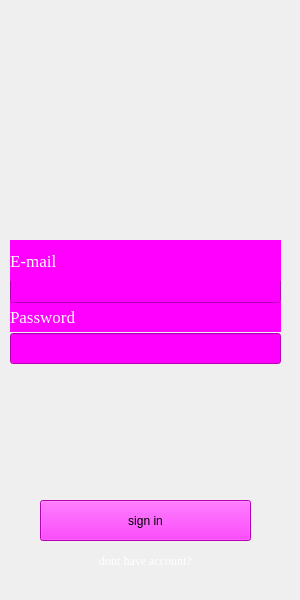
<?xml version="1.0" encoding="UTF-8"?>
<ui version="4.0">
 <class>MainWindow</class>
 <widget class="QMainWindow" name="MainWindow">
  <property name="geometry">
   <rect>
    <x>0</x>
    <y>0</y>
    <width>300</width>
    <height>600</height>
   </rect>
  </property>
  <property name="minimumSize">
   <size>
    <width>300</width>
    <height>600</height>
   </size>
  </property>
  <property name="maximumSize">
   <size>
    <width>300</width>
    <height>600</height>
   </size>
  </property>
  <property name="windowTitle">
   <string>MainWindow</string>
  </property>
  <widget class="QWidget" name="centralwidget">
   <widget class="QLabel" name="label">
    <property name="geometry">
     <rect>
      <x>0</x>
      <y>0</y>
      <width>300</width>
      <height>600</height>
     </rect>
    </property>
    <property name="minimumSize">
     <size>
      <width>300</width>
      <height>600</height>
     </size>
    </property>
    <property name="maximumSize">
     <size>
      <width>300</width>
      <height>600</height>
     </size>
    </property>
    <property name="text">
     <string/>
    </property>
    <property name="pixmap">
     <pixmap>../resourse/f22db7934605fe118101395f41e9c17d.jpg</pixmap>
    </property>
    <property name="scaledContents">
     <bool>true</bool>
    </property>
   </widget>
   <widget class="QLabel" name="label_3">
    <property name="geometry">
     <rect>
      <x>10</x>
      <y>301</y>
      <width>271</width>
      <height>31</height>
     </rect>
    </property>
    <property name="font">
     <font>
      <family>Times New Roman</family>
      <pointsize>13</pointsize>
     </font>
    </property>
    <property name="styleSheet">
     <string notr="true">color: rgb(255, 255, 255);
background-color: rgb(255, 0, 255);</string>
    </property>
    <property name="text">
     <string>Password</string>
    </property>
   </widget>
   <widget class="QLineEdit" name="lineEdit">
    <property name="geometry">
     <rect>
      <x>10</x>
      <y>272</y>
      <width>271</width>
      <height>31</height>
     </rect>
    </property>
    <property name="styleSheet">
     <string notr="true">background-color: rgb(255, 0, 255);</string>
    </property>
   </widget>
   <widget class="QLineEdit" name="lineEdit_2">
    <property name="geometry">
     <rect>
      <x>10</x>
      <y>333</y>
      <width>271</width>
      <height>31</height>
     </rect>
    </property>
    <property name="styleSheet">
     <string notr="true">background-color: rgb(255, 0, 255);</string>
    </property>
   </widget>
   <widget class="QLabel" name="label_2">
    <property name="geometry">
     <rect>
      <x>10</x>
      <y>240</y>
      <width>271</width>
      <height>41</height>
     </rect>
    </property>
    <property name="font">
     <font>
      <family>Times New Roman</family>
      <pointsize>13</pointsize>
     </font>
    </property>
    <property name="styleSheet">
     <string notr="true">color: rgb(255, 255, 255);
background-color: rgb(255, 0, 255);

</string>
    </property>
    <property name="text">
     <string>E-mail</string>
    </property>
   </widget>
   <widget class="QPushButton" name="pushButton">
    <property name="geometry">
     <rect>
      <x>40</x>
      <y>500</y>
      <width>211</width>
      <height>41</height>
     </rect>
    </property>
    <property name="styleSheet">
     <string notr="true">background-color: rgb(255, 0, 255);</string>
    </property>
    <property name="text">
     <string>sign in</string>
    </property>
    <property name="icon">
     <iconset>
      <normaloff>../Users/ak_ka/Downloads/60615.png</normaloff>../Users/ak_ka/Downloads/60615.png</iconset>
    </property>
   </widget>
   <widget class="QPushButton" name="pushButton_2">
    <property name="geometry">
     <rect>
      <x>40</x>
      <y>540</y>
      <width>211</width>
      <height>41</height>
     </rect>
    </property>
    <property name="font">
     <font>
      <family>Times New Roman</family>
     </font>
    </property>
    <property name="styleSheet">
     <string notr="true">color: rgb(255, 255, 255);</string>
    </property>
    <property name="text">
     <string>dont have account?</string>
    </property>
    <property name="shortcut">
     <string/>
    </property>
    <property name="checkable">
     <bool>false</bool>
    </property>
    <property name="autoExclusive">
     <bool>false</bool>
    </property>
    <property name="autoDefault">
     <bool>false</bool>
    </property>
    <property name="default">
     <bool>false</bool>
    </property>
    <property name="flat">
     <bool>true</bool>
    </property>
   </widget>
   <widget class="QWidget" name="widget" native="true">
    <property name="geometry">
     <rect>
      <x>0</x>
      <y>20</y>
      <width>300</width>
      <height>601</height>
     </rect>
    </property>
    <property name="minimumSize">
     <size>
      <width>300</width>
      <height>600</height>
     </size>
    </property>
    <property name="sizeIncrement">
     <size>
      <width>300</width>
      <height>0</height>
     </size>
    </property>
   </widget>
   <zorder>widget</zorder>
   <zorder>label</zorder>
   <zorder>label_3</zorder>
   <zorder>lineEdit</zorder>
   <zorder>lineEdit_2</zorder>
   <zorder>label_2</zorder>
   <zorder>pushButton</zorder>
   <zorder>pushButton_2</zorder>
  </widget>
 </widget>
 <resources/>
 <connections/>
</ui>
